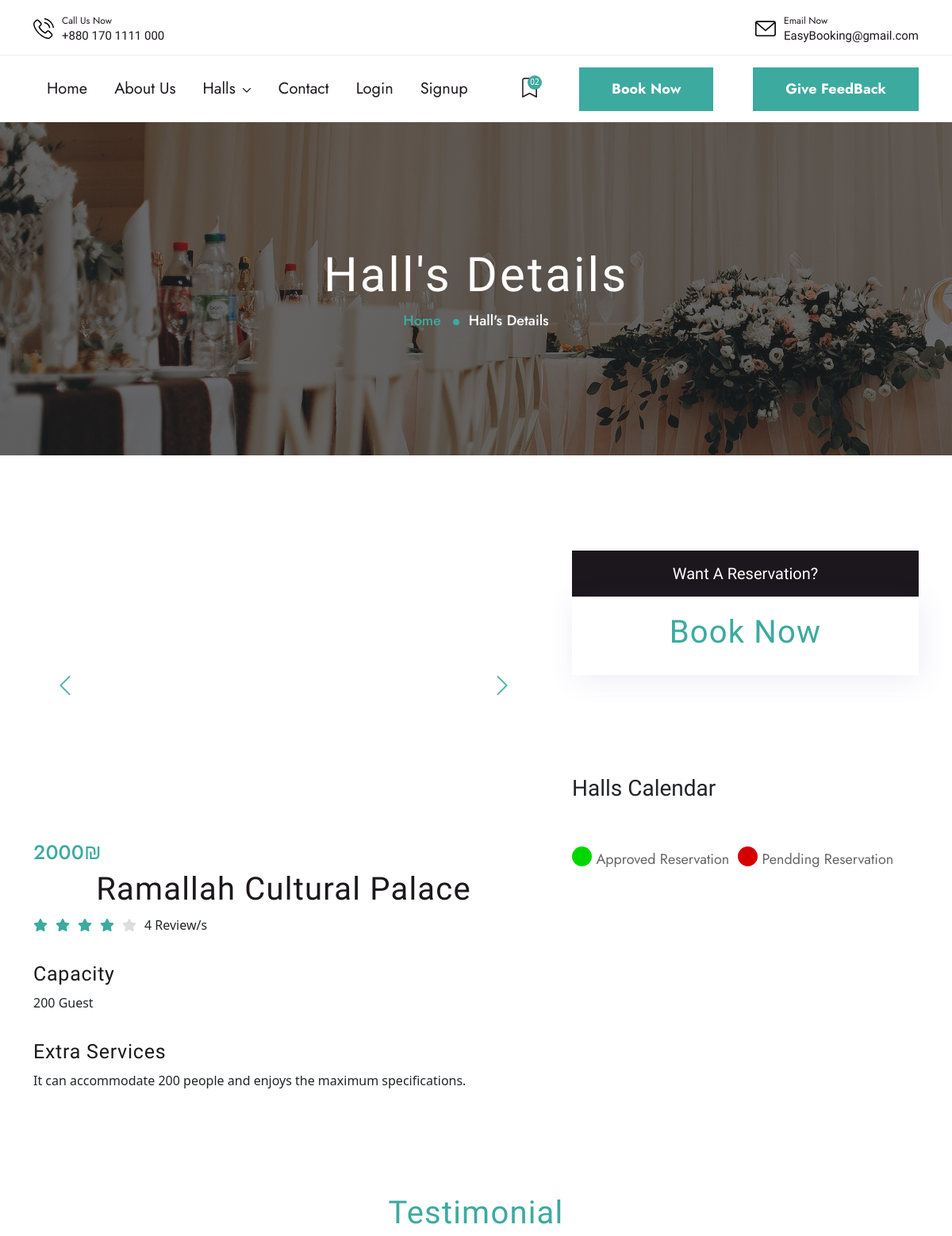
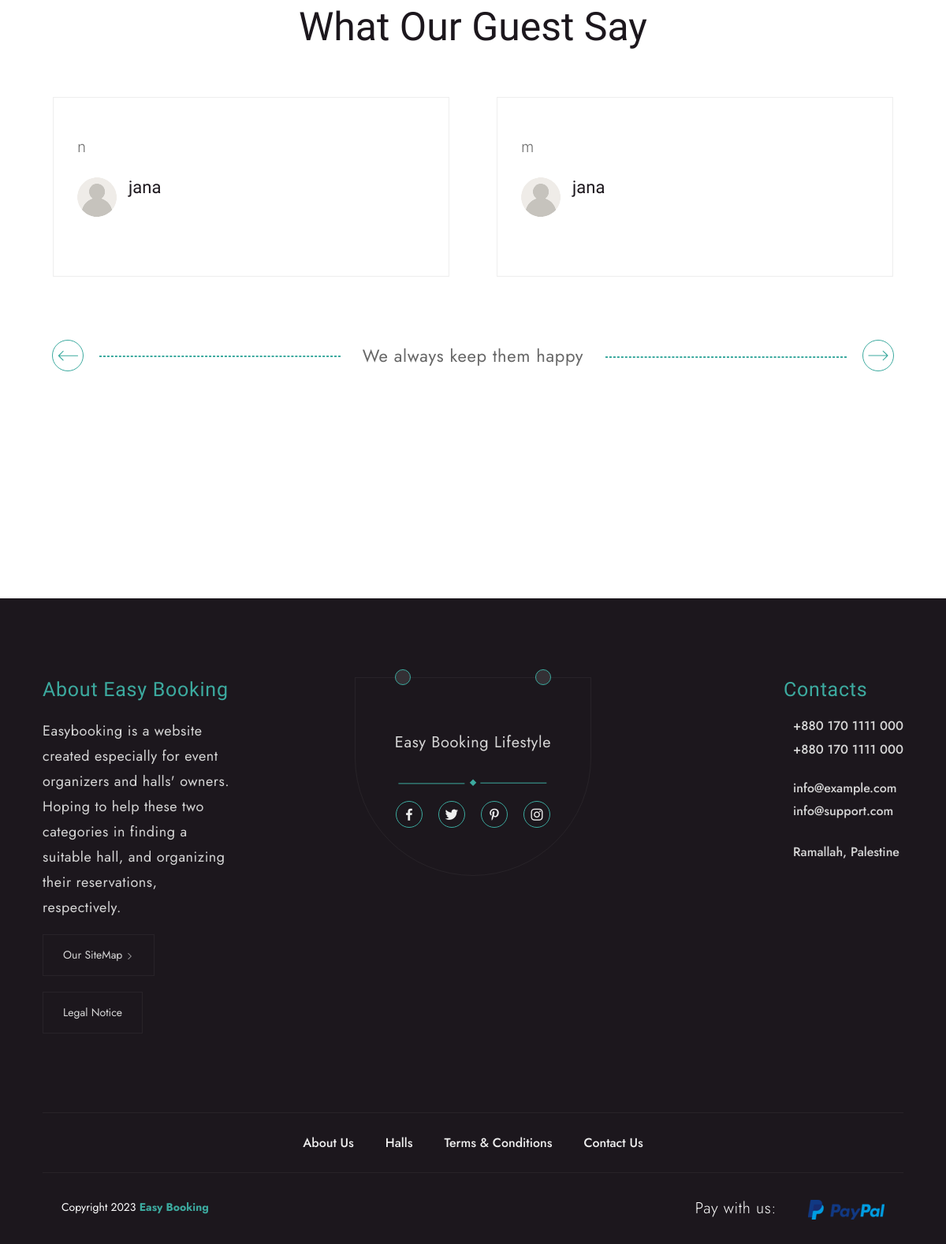
Screenshot of /subhall-details.php?shallId=74 with the database file from the repository (2 pictures, top to bottom).
### tables this page shows
CREATE TABLE `subhalls` (
  `id` int(11) NOT NULL,
  `name` varchar(200) NOT NULL,
  `type` int(11) NOT NULL,
  `number_of_guests` int(11) NOT NULL,
  `price` float NOT NULL,
  `hall_describtion` varchar(500) NOT NULL,
  `services` varchar(500) NOT NULL,
  `image_view` varchar(300) NOT NULL,
  `hall_id` int(11) NOT NULL,
  `num_of_reservation` int(11) NOT NULL DEFAULT '0'
);

CREATE TABLE `feedback_subhall` (
  `id` int(11) NOT NULL,
  `experience` varchar(200) NOT NULL,
  `Recommendation` varchar(200) NOT NULL,
  `halls_images_useful` varchar(200) NOT NULL,
  `payment_process` varchar(200) NOT NULL,
  `feedback` varchar(500) NOT NULL,
  `user_id` int(11) NOT NULL,
  `hall_id` int(11) NOT NULL
);

CREATE TABLE `users` (
  `id` int(11) NOT NULL,
  `name` varchar(200) NOT NULL,
  `password` varchar(200) NOT NULL,
  `email` varchar(200) NOT NULL,
  `type` enum('user','owner') NOT NULL DEFAULT 'user',
  `status` tinyint(1) NOT NULL DEFAULT '1',
  `created_at` datetime NOT NULL DEFAULT CURRENT_TIMESTAMP
);

### rating.php (called while the page is built, shortened)
<?php
class Rating{
	private $host  = '127.0.0.1';
    private $user  = 'root';
    private $password   = "1234";
    private $database  = "easybooking";
    private $RatingTable = 'rating';
	private $dbConnect = false;
    public function __construct(){
        if(!$this->dbConnect){
            $conn = new mysqli($this->host, $this->user, $this->password, $this->database);
            if($conn->connect_error){
                die("Error failed to connect to MySQL: " . $conn->connect_error);
            }else{
                $this->dbConnect = $conn;
            }
        }
    }
	private function getData($sqlQuery) {
		$result = mysqli_query($this->dbConnect, $sqlQuery);
		$data= array();
		while ($row = mysqli_fetch_array($result, MYSQLI_ASSOC)) {
			$data[]=$row;
		}
		return $data;
	}
	private function getNumRows($sqlQuery) {
		$result = mysqli_query($this->dbConnect, $sqlQuery);
		$numRows = mysqli_num_rows($result);
		return $numRows;
	}
	public function gethallRating($hall_id){
		$sqlQuery = "
			SELECT r.id, r.user_id,r.hall_id, r.rating_number
			FROM ".$this->RatingTable." as r WHERE r.hall_id = '".$hall_id."' ";
		return  $this->getData($sqlQuery);
	}
	public function getRatingAverage($hall_id){
		$hallRating = $this->gethallRating($hall_id);
		$rating_score = 0;
		$count = 0;
		foreach($hallRating as $hallRatingDetails){
			$rating_score+= $hallRatingDetails['rating_number'];
			$count += 1;
		}
		$average = 0;
		if($rating_score && $count) {
			$average = $rating_score/$count;
		}
		return $average;
	}
	public function getRatingTotal($hall_id){
	 	$sqlQuery = "
			SELECT *
			FROM ".$this->RatingTable."  WHERE hall_id = '".$hall_id."'";
	  $count = $this->getNumRows($sqlQuery);
		return $count;
	}
}
?>

### admin/handlers/get_feedback_subhall.php (called while the page is built)
<?php
$sql="SELECT f.id, f.feedback, u.name
FROM feedback_subhall f
INNER JOIN users u
ON f.user_id = u.id where f.hall_id=$shallId and  f.feedback != '' ORDER BY f.id DESC";
$sqlResult=mysqli_query($conn,$sql);
$feedbackData=mysqli_fetch_all($sqlResult);
?>

### subhall-details.php (the view, shortened to what this page needs)
<?php
      if(isset($_POST['subhall'])){
      $shallId=$_POST['subhall']; }
      elseif(isset($_GET['shallId'])){
      $shallId=$_GET['shallId']; }
?>
<!DOCTYPE html>
<html lang="en">
<?php require ('inc/head.php'); ?>
<body>
<?php require ('inc/preloader_area.php');
    require ('inc/top_Bar.php');
    if(isset($_SESSION['userId'])){
    $userid=$_SESSION['userId'];
    require ('inc/LoginHeader.php');
    }else{
        require ('inc/Header.php');
    }
    require("admin/handlers/db.php");
    $sql="SELECT * FROM subhalls where id=$shallId ";
    $sqlResult=mysqli_query($conn,$sql);
    $shallData=mysqli_fetch_assoc($sqlResult);
    $sql= "SELECT * FROM images where subhall_id=$shallId";
    $query = mysqli_query($conn,$sql);
    require("admin/handlers/get_feedback_subhall.php");
    $sql1="SELECT * FROM feedback_subhall WHERE feedback != '' AND hall_id=$shallId ORDER BY id DESC;
    ";
    $query1=mysqli_query($conn,$sql1);
    $users=mysqli_fetch_all($query1,MYSQLI_ASSOC);
	include_once 'rating.php';
	$rating = new Rating();
	$average = $rating->getRatingAverage($shallId);
	$count = $rating->getRatingTotal($shallId);
    ?>
<head>
<link rel="stylesheet" href="assets/css/rating.css">
</head>
    <div class="breadcrumb-section-wedding">
        <div class="container">
            <div class="row d-flex justify-content-center align-items-center text-center">
                <div class="col-lg-8">
                    <h2 class="breadcrumb-title wow fadeInLeft" data-wow-duration="1.5s" data-wow-delay=".2s">Hall's Details</h2>
                    <nav aria-label="breadcrumb">
                        <ol class="breadcrumb d-flex justify-content-center">
                            <li class="breadcrumb-item"><a href="index.php">Home</a></li>
                            <li class="breadcrumb-item active" aria-current="page">Hall's Details</li>
                        </ol>
                    </nav>
                </div>
            </div>
        </div>
    </div>
    <div class="room-suits-details-page pt-120 mb-120">
        <div class="container">
            <div class="row mb-120 g-5">
                <div class="col-lg-7">
                    <div class="swiper room-details-slider mb-30">
                        <div class="swiper-wrapper">
                                <?php
                                if($query->num_rows>0){
                                while($row=mysqli_fetch_array($query)){
                                ?>
                                <div class="swiper-slide">
                                    <div class="rooms-imeges">
                                    </div>
                                </div>
                                    <?php
                                }
                                }else{?>
                                <p>No image(s) found...</p>
                                <?php
                                }
                                ?>
                        </div>
                        <div class="swiper-btns d-flex align-items-center justify-content-between">
                            <div class="swiper-button-prev-m"><i class="bi bi-chevron-left"></i></div>
                            <div class="swiper-button-next-m"><i class="bi bi-chevron-right"></i></div>
                        </div>
                    </div>
                    <div class="price-tag">
                        <span><?php echo $shallData['price'] ?>₪</span>
                    </div>
                    <h2><?php echo $shallData['name'] ?></h2>
                    <ul class="stars d-flex align-items-center">
                    <?php
for ($i = 1; $i <= 5; $i++) {
    $ratingClass = "star-grey";
    if($i <= $average) {
						$ratingClass = "star-highlight";
					}
echo	'<i class="fa fa-star '.$ratingClass. '"; aria-hidden="true"></i>';
 }
 echo $count . ' Review/s';
?>
                    </ul>
                    <h4>Capacity</h4>
                    <ul<p><?php echo $shallData['number_of_guests']?> Guest</p></ul>
                    <h4>Extra Services</h4>
                    <ul<p><?php echo $shallData['hall_describtion']?></p>
                </div>
                <div class="col-lg-5">
                    <div class="widget-area2">
                        <div class="widget-title">
                            <h5>Want A Reservation?</h5>
                        </div>
                        <div class="single-widgets booking-widgets">
                            <div class="section-title1 text-center">
                               <span> <a class="btn--primary6" href="admin/handlers/bookchecklogin.php?shallId=<?= $shallId ?>">Book Now</a> </span>
                            </div>
                        </div>
                    </div>
<br>
<br>
<br>
<br>
<h3>Halls Calendar</h3>
  <br>
  <br>
     <div class="btn-group">
<div style="width: 25px; height: 25px; background-color:#00D700; border-radius: 15px;"></div>
<p> &nbsp;Approved Reservation&nbsp;&nbsp;</p>
<div style="width: 25px; height: 25px; background-color:#D70000; border-radius: 15px;"></div>
<p> &nbsp;Pendding Reservation</p>
</div>
                </div>
            </div>
        </div>
    </div>
    <div class="row">
        <div class="home-one-testimonial mb-120">
        <div class="container">
            <div class="row">
                <div class="col-12">
                    <div class="section-title1 text-center">
                        <span>Testimonial</span>
                        <h2>What Our Guest Say</h2>
                    </div>
                </div>
            </div>
            <div class="row justify-content-center">
                <div class="swiper testimonial-slider-1">
                    <div class="swiper-wrapper">
                    <?php
if(isset($users)){
foreach($feedbackData as $index=>$users){?>
                        <div class="swiper-slide">
                            <div class="testimonial-wrrap">
                                <div class="content">
                                    <p><?=$users[1];?> </p>
                                    <div class="author-review-area d-flex justify-content-between align-items-center flex-erap">
                                    <div class="authot-area d-flex align-items-center">
                                        <div class="author-img">
                                            <br/>
                                        <img  width="50" height="50" src="assets/images/icons/user1.svg">
                                        </div>
                                    <div class="author-name-deg">
                                            <h4><?=$users[2];?></h4>
                                            </div>
                                </div>
                                </div>
                                </div>
                            </div>
                        </div>
                        <?php }
}?>
                    </div>
                </div>
                <div class="row align-items-center pt-80">
                <div class="col-lg-4">
                    <div class="swiper-btn-left">
                       <div class="btns swiper-button-prev-e">
                       </div>
                    </div>
                </div>
                <div class="col-lg-4 d-flex justify-content-center">
                    <div class="contents">
                        <p>We always keep them happy</p>
                    </div>
                </div>
                <div class="col-lg-4">
                    <div class="swiper-btn-right">
                        <div class="btns swiper-button-next-e">
                        </div>
                    </div>
                </div>
            </div>
            </div>
            <br>
            <div class="col-13">
                    <div class="section-title1 text-center">
                    </div>
                    <div class="section-title1 text-center">
                    </div>
            </div>
         </div>
     </div>
    <?php require ('inc/footer.php');
    require('inc/js_file_link.php'); ?>
</body>
</html>

### assets/css/all.css (style rules this page uses)
.fa, .fas, .far, .fal, .fad, .fab { -moz-osx-font-smoothing: grayscale; -webkit-font-smoothing: antialiased; display: inline-block; font-style: normal; font-variant: normal; text-rendering: auto; line-height: 1; }
.fa-star:before { content: "\f005"; }
.fa, .fas { font-family: 'Font Awesome 5 Free'; font-weight: 900; }

### assets/css/rating.css (style rules this page uses)
.star-grey { color:#ddd; }
.star-highlight { color:#3caa9f !important; }

### inc/head.php (style rules this page uses)
body { font-family: 'lato', sans-serif; }
.container { max-width: 1000px; margin-left: auto; margin-right: auto; padding-left: 10px; padding-right: 10px; }
h2 { font-size: 26px; margin: 20px 0; text-align: center; }

### rows the page displays
subhalls: price "2000", name "Ramallah Cultural Palace", number_of_guests "200", hall_describtion "It can accommodate 200 people and enjoys the maximum specifications."
feedback_subhall: feedback "n", user.name "jana"
feedback_subhall: feedback "m", user.name "jana"

### other values shown
$count "4"
